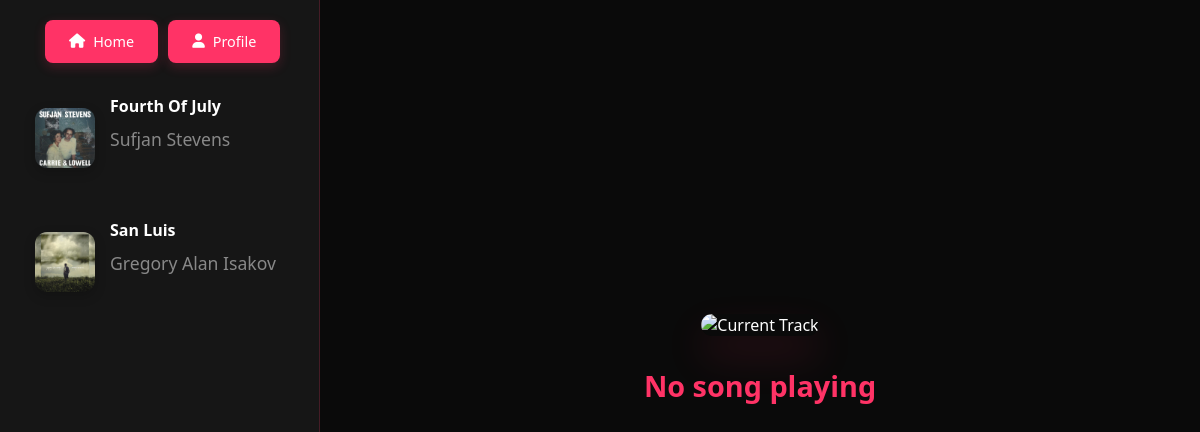
The page /account/admin/player/indie/ (signed in) on the database its author committed.
### Chat/models.py (models this page shows, shortened)
class Music(models.Model):
    song_id = models.IntegerField(primary_key=True)
    title = models.CharField(max_length=256)
    genre = models.CharField(max_length=100)
    artist = models.CharField(max_length=100)
    thumbnail = models.ImageField(upload_to='thumbnails/')
    song = models.FileField(upload_to='songs/')

### Profile/views.py (the view)
# urls.py: path('account/<str:username>/player/<str:clickedplaylist>/', songPlayer, name="songPlayer"),
@login_required
def songPlayer(request, username, clickedplaylist):
    playlist = Playlists.objects.get(user__username=username, playlist_name=clickedplaylist)
    songs = playlist.songs.split(",")
    songlist = []
    for songtitle in songs:
        music = Music.objects.filter(title=songtitle).first()
        if music:
            songlist.append(music)
        context = {
                    "userinfo": CustomUser.objects.get(username=username),
                    "songs": songlist,
        }
    return render(request, "songplayer.html", context=context)

### Profile/templates/songplayer.html (shortened to what this page needs)
{% load static %}
<!DOCTYPE html>
<html lang="en">
<head>
    <link rel="stylesheet" href="https://cdnjs.cloudflare.com/ajax/libs/font-awesome/6.0.0/css/all.min.css">
    <link rel="stylesheet" href="{% static 'songplayer.css' %}">
</head>
<body>
    <div class="nav-buttons">
        <a href="{% url 'homeChatViewLogic'%}" class="nav-button">
            <i class="fas fa-home"></i>
            Home
        </a>
        <a href="{%url 'profile' username=userinfo.username%}" class="nav-button">
            <i class="fas fa-user"></i>
            Profile
        </a>
    </div>
    <div class="sidebar">
        {% if songs %}
        {% for song in songs %}
            <div class="song-item">
                <a id="play-button" href="{% url 'Player' username=userinfo.username clickedplaylist=song.genre id=song.song_id %}">
                    <img src="{{ song.thumbnail.url }}" alt="{{ song.genre }}" class="playlist-cover">
                    <div class="song-info">
                        <h3>{{ song.title }}</h3>
                        <p>{{ song.artist }}</p>
                    </div>
                </a>
            </div>
        {% endfor %}
    {% endif %}
    </div>
    {% if clickedsong %}
    <div class="main-player">
        <div class="now-playing">
            <img src={{ clickedsong.thumbnail.url }} alt="Current Track" class="current-artwork">
            <div class="song-info">
                <h2>{{clickedsong.title}}</h2>
                <p>{{clickedsong.artist}}</p>
            </div>
        </div>
        <audio id="audio-player" controls>
            <source id="audio-player" src="{{ clickedsong.song.url }}" type="audio/mpeg">
            Your browser does not support the audio element.
        </audio>
    </div>
    {%else%}
    <div class="main-player">
        <div class="now-playing">
            <img src="https://i.pinimg.com/736x/3f/0b/ef/3f0bef8c86c928dd41b914a64b598b16.jpg" alt="Current Track" class="current-artwork">
            <div class="song-info">
                <h2>No song playing</h2>
            </div>
        </div>
    </div>
    {%endif%}
</body>
</html>

### Profile/static/songplayer.css (style rules this page uses)
* { margin: 0; padding: 0; box-sizing: border-box; font-family: 'Segoe UI', Tahoma, Geneva, Verdana, sans-serif; }
body { background-color: #0a0a0a; color: #fff; min-height: 100vh; display: flex; position: relative; overflow: hidden; }
.nav-buttons { position: fixed; top: 20px; left: 45px; display: flex; gap: 10px; z-index: 1000; }
.nav-button { background: #ff3366; color: white; border: none; padding: 12px 24px; border-radius: 8px; cursor: pointer; font-size: 0.9rem; transition: all 0.3s ease; text-decoration: none; display: inline-flex; align-items: center; gap: 8px; box-shadow: 0 4px 12px rgba(255, 51, 102, 0.2); }
.sidebar { width: 320px; background: #161616; border-right: 1px solid #ff336633; padding: 80px 20px 20px; height: 100vh; overflow-y: auto; position: fixed; left: 0; top: 0; scrollbar-width: thin; scrollbar-color: #ff3366 #161616; }
.song-item { position: relative; margin-bottom: 8px; }
.song-item a { display: flex; align-items: center; gap: 15px; padding: 15px; border-radius: 12px; cursor: pointer; transition: all 0.3s ease; text-decoration: none; color: inherit; }
.song-info { display: flex; flex-direction: column; gap: 4px; }
.playlist-cover { width: 60px; height: 60px; border-radius: 8px; object-fit: cover; }
.song-item a::before { content: ""; position: absolute; left: 0; right: 0; top: 0; bottom: 0; background: rgba(0, 0, 0, 0.5); border-radius: 12px; opacity: 0; transition: opacity 0.3s ease; pointer-events: none; }
.song-item a::after { content: ""; width: 48px; height: 48px; position: absolute; left: 50%; top: 50%; transform: translate(-50%, -50%); opacity: 0; transition: opacity 0.3s ease; z-index: 1; pointer-events: none; }
.song-info h3 { margin: 0; font-size: 1rem; color: #fff; }
.song-info p { margin: 0; font-size: 0.875rem; color: #999; }
.playlist-cover { width: 60px; height: 60px; border-radius: 12px; object-fit: cover; box-shadow: 0 4px 12px rgba(0, 0, 0, 0.2); }
.song-info h3 { font-size: 1rem; margin-bottom: 6px; color: #fff; }
.song-info p { font-size: 0.85rem; color: #888; }
.main-player { flex: 1; padding: 40px; display: flex; flex-direction: column; align-items: center; justify-content: center; margin-left: 320px; height: 100vh; }
.now-playing { text-align: center; margin-bottom: 40px; width: 100%; max-width: 400px; }
.current-artwork { width: 350px; height: 350px; border-radius: 20px; margin-bottom: 30px; box-shadow: 0 20px 40px rgba(255, 51, 102, 0.15); transition: transform 0.3s ease; }
.song-info { margin-bottom: 30px; }
.song-info h2 { color: #ff3366; margin-bottom: 12px; font-size: 1.8rem; font-weight: 600; }
.song-info p { color: #888; font-size: 1.1rem; }

### rows shown on the page
Music: thumbnail (picture), title "Fourth Of July", artist "Sufjan Stevens"
Music: thumbnail (picture), title "San Luis", artist "Gregory Alan Isakov"
